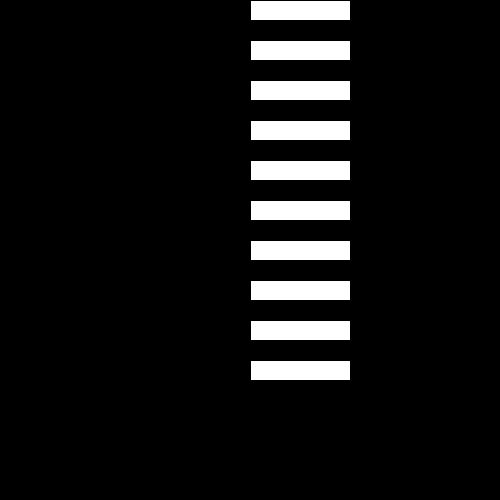
Frame 1 (no input)
Frame 60 (the mouse pressed at the canvas centre just before this capture): identical to frame 1, image omitted
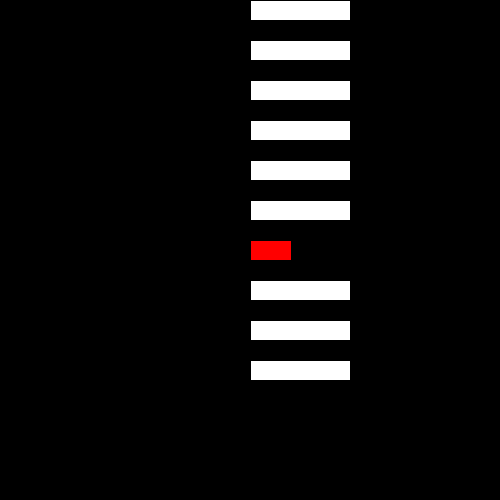
Frame 120 (the mouse held since frame 60 and released just before this capture)

The Processing sketch that drew these frames (run headless with seeded random() and noise(); from frame 60 on, the mouse is pressed at the canvas centre):

// Processing sketch: hoverDetection
// ── hoverDetection.pde
Button myButtons[];

void setup() {
  size(500,500);
  myButtons = new Button[10];
  for (int i = 0; i < myButtons.length; i++) {
    myButtons[i] = new Button(width/2, i*40);  
    
  }

}

void draw() {
  background(0);
  for (int i = 0; i < myButtons.length; i++) {
    myButtons[i].show();
    myButtons[i].checkHover(mouseX, mouseY);
  }
}

// ── button.pde
class Button {

  //  PVector position;
  float x;
  float y;
  int bWidth;
  int bHeight;
  color foreground;
  boolean hover;

  Button(float _x, float _y) {
    x = _x;
    y = _y;
    bWidth = 100;
    bHeight = 20;
    foreground = color(255);
    hover = false;
  }

  void show() {
    if (hover) {
      fill(255, 0, 0);
    } else {
      fill(foreground);
    }
    rect(x, y, bWidth, bHeight);
  }

  void checkHover(float hoverX, float hoverY) {
    if (hoverX >= x && hoverX <= x + bWidth && hoverY >= y && hoverY <= y + bHeight) {
      hover = true;
      bWidth--;
    } else {
      hover = false;
    }
  }
}
